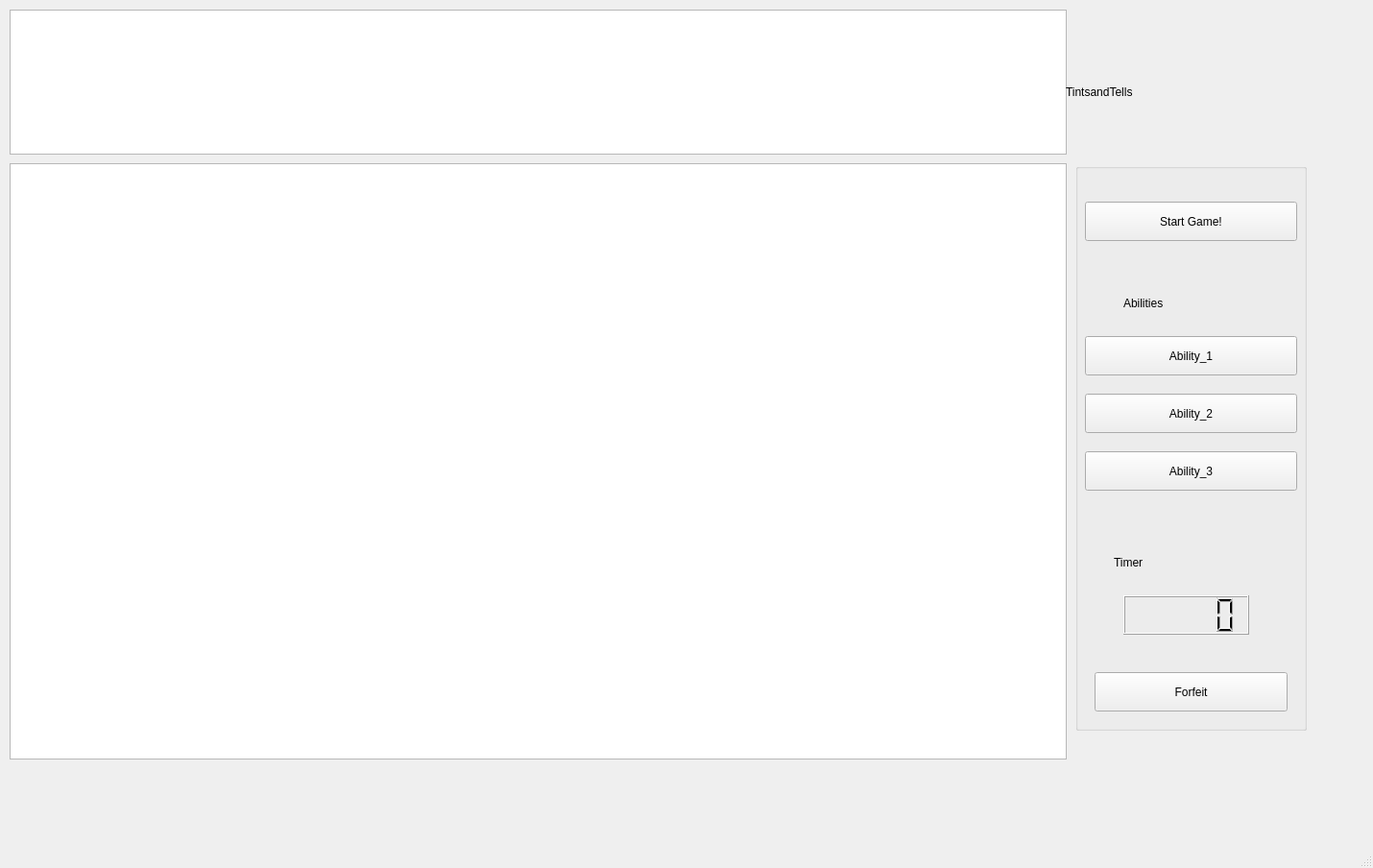
<?xml version="1.0" encoding="UTF-8"?>
<ui version="4.0">
 <class>Game</class>
 <widget class="QMainWindow" name="Game">
  <property name="geometry">
   <rect>
    <x>0</x>
    <y>0</y>
    <width>1430</width>
    <height>904</height>
   </rect>
  </property>
  <property name="windowTitle">
   <string>MainWindow</string>
  </property>
  <widget class="QWidget" name="centralwidget">
   <widget class="QGraphicsView" name="progressBoard">
    <property name="geometry">
     <rect>
      <x>10</x>
      <y>10</y>
      <width>1101</width>
      <height>151</height>
     </rect>
    </property>
   </widget>
   <widget class="QGraphicsView" name="colorBoard">
    <property name="geometry">
     <rect>
      <x>10</x>
      <y>170</y>
      <width>1101</width>
      <height>621</height>
     </rect>
    </property>
   </widget>
   <widget class="QLabel" name="title">
    <property name="geometry">
     <rect>
      <x>1110</x>
      <y>20</y>
      <width>291</width>
      <height>151</height>
     </rect>
    </property>
    <property name="text">
     <string>TintsandTells</string>
    </property>
   </widget>
   <widget class="QGroupBox" name="menu">
    <property name="geometry">
     <rect>
      <x>1120</x>
      <y>170</y>
      <width>241</width>
      <height>591</height>
     </rect>
    </property>
    <property name="title">
     <string/>
    </property>
    <widget class="QPushButton" name="startGame">
     <property name="geometry">
      <rect>
       <x>10</x>
       <y>40</y>
       <width>221</width>
       <height>41</height>
      </rect>
     </property>
     <property name="text">
      <string>Start Game!</string>
     </property>
    </widget>
    <widget class="QPushButton" name="ability_1">
     <property name="geometry">
      <rect>
       <x>10</x>
       <y>180</y>
       <width>221</width>
       <height>41</height>
      </rect>
     </property>
     <property name="text">
      <string>Ability_1</string>
     </property>
    </widget>
    <widget class="QPushButton" name="ability_2">
     <property name="geometry">
      <rect>
       <x>10</x>
       <y>240</y>
       <width>221</width>
       <height>41</height>
      </rect>
     </property>
     <property name="text">
      <string>Ability_2</string>
     </property>
    </widget>
    <widget class="QLCDNumber" name="timer">
     <property name="geometry">
      <rect>
       <x>50</x>
       <y>450</y>
       <width>131</width>
       <height>41</height>
      </rect>
     </property>
    </widget>
    <widget class="QLabel" name="timerLabel">
     <property name="geometry">
      <rect>
       <x>40</x>
       <y>390</y>
       <width>151</width>
       <height>51</height>
      </rect>
     </property>
     <property name="text">
      <string>Timer</string>
     </property>
    </widget>
    <widget class="QPushButton" name="ability_3">
     <property name="geometry">
      <rect>
       <x>10</x>
       <y>300</y>
       <width>221</width>
       <height>41</height>
      </rect>
     </property>
     <property name="text">
      <string>Ability_3</string>
     </property>
    </widget>
    <widget class="QPushButton" name="forfeit">
     <property name="geometry">
      <rect>
       <x>20</x>
       <y>530</y>
       <width>201</width>
       <height>41</height>
      </rect>
     </property>
     <property name="text">
      <string>Forfeit</string>
     </property>
    </widget>
    <widget class="QLabel" name="abilityLabel">
     <property name="geometry">
      <rect>
       <x>50</x>
       <y>120</y>
       <width>141</width>
       <height>51</height>
      </rect>
     </property>
     <property name="text">
      <string>Abilities</string>
     </property>
    </widget>
   </widget>
  </widget>
  <widget class="QMenuBar" name="menubar">
   <property name="geometry">
    <rect>
     <x>0</x>
     <y>0</y>
     <width>1430</width>
     <height>21</height>
    </rect>
   </property>
  </widget>
  <widget class="QStatusBar" name="statusbar"/>
 </widget>
 <resources/>
 <connections/>
</ui>
